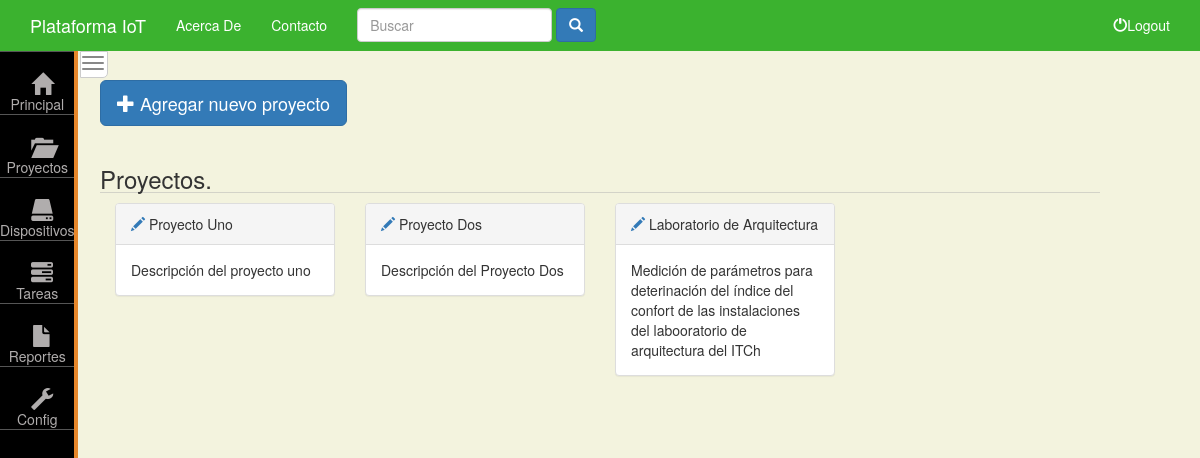
Page /dashboard/proyectos/ (signed in) on the earlier database version.
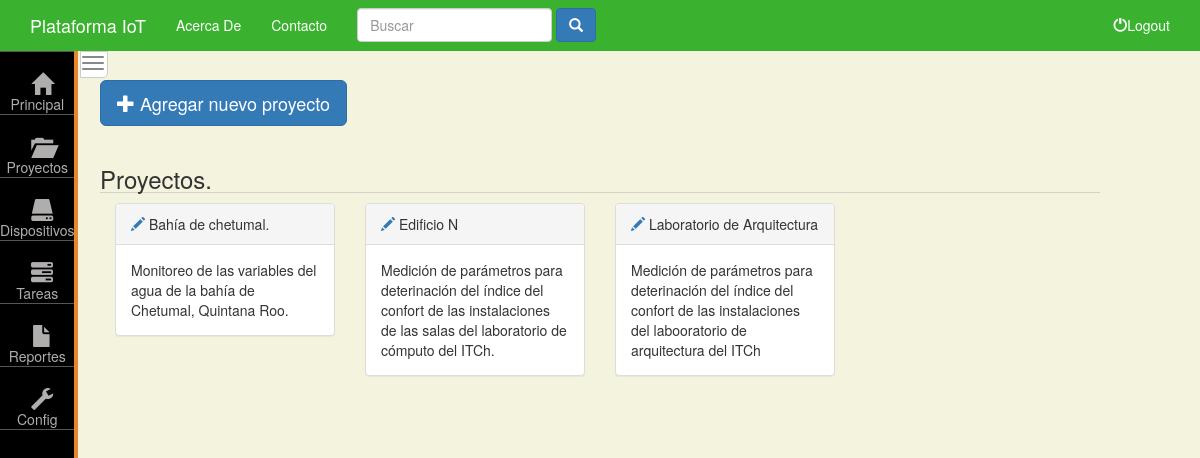
Same page on the later database version.
### dashboard/models.py (models this page shows, shortened)
class Proyecto(models.Model):
    nombre_de_proyecto = models.CharField( max_length = 80)
    descripcion = models.TextField()

### dashboard/views.py (the view)
@login_required(login_url = 'cuentas:login')
def formularioProyecto(request):
    form = formProyecto(request.POST or None)
    if form.is_valid():
        proyecto = form.save()
        form = formProyecto()
    proyectos = Proyecto.objects.all()
    context = {
        'form': form,
        'proyectos': proyectos
    }
    return render(request,'dashboard/proyectos.html',context)

### dashboard/forms.py
class formProyecto(forms.ModelForm):
    class Meta:
        model = Proyecto
        fields = '__all__'
        labels = {
            'nombre_de_proyecto': 'Nombre del Proyecto',
            'descripcion': 'Descripción',
        }

### templates/dashboard/proyectos.html (shortened to what this page needs)
{% extends 'dashboard/base.html' %}
{% load staticfiles %}
{% block dashboard_body %}
        <div class="row">
            <button type="button" class="btn btn-primary btn-lg" data-toggle="modal" data-target="#myModal">
                    <span class="glyphicon glyphicon-plus"></span> Agregar nuevo proyecto
            </button>
        </div>
        <section class="row">
        {% if proyectos %}
            <h3 class="section-title">Proyectos.</h3>
            {% for proyecto in proyectos  %}
            <div class="col-sm-3">
                <div class="panel panel-default">
                    <div class="panel-heading">
                        <a href="{% url 'dashboard:detalle-proyecto' proyecto.id %}" class="" >
                            <span class="glyphicon glyphicon-pencil"></span>
                        </a>
                        {{proyecto.nombre_de_proyecto}}
                    </div>
                    <div class="panel-body">
                            {{proyecto.descripcion | truncatewords:30}}
                    </div>
                </div>
            </div>
            {% endfor %}
        {% else %}
            <h3 class="section-title">No se han registrado proyetos.</h3>
        {% endif %}
        </section>
{% endblock %}

### templates/dashboard/base.html (shortened to what this page needs)
{% extends 'base.html' %}
{% load staticfiles %}
{% block template_components %}
    <link rel="stylesheet" href="{% static '/css/plataforma.css' %}">
{% endblock %}
{% block body %}
    <div class="nav hidden-xs">
        <label class="btn btn-default menu" for="check">
            <span class="icon-bar"></span>
            <span class="icon-bar"></span>
            <span class="icon-bar"></span>
        </label>
        <nav class=" bg-black toolbar">
            <div class="list-group text-center">
                <a href="{% url 'dashboard:index' %}" class=" list-group-item" >
                    <span class="glyphicon glyphicon-home"></span>
                    Principal
                </a>
                <a href="{% url 'dashboard:proyectos'%}" class=" list-group-item">
                    <span class="glyphicon glyphicon-folder-open"></span>
                    Proyectos
                </a>
                <a href="{% url 'dashboard:dispositivos'%}" class=" list-group-item">
                    <span class="glyphicon glyphicon-hdd"></span>
                    Dispositivos
                </a>
                <div href="" class=" list-group-item ">
                    <div class="submenu">
                         <span class="glyphicon glyphicon-tasks"></span>
                        Tareas
                    </div>
                </div>
                <a href="" class="list-group-item">
                    <span class="glyphicon glyphicon-file"></span>
                    Reportes
                </a>
                <a href="" class="list-group-item">
                    <span class="glyphicon glyphicon-wrench"></span>
                    Config
                </a>
            </div>
        </nav>
    </div>
    <br>
    <br>
    <br>
    <div class="container col-sm-10 col-sm-offset-2 col-md-offset-1 ">
        {% block dashboard_body %}
        {% endblock %}
    </div>
{% endblock %}

### templates/base.html (shortened to what this page needs)
{% load staticfiles %}
<!DOCTYPE html>
<html lang="es">
<head>
    <link rel="stylesheet" href="{% static 'css/bootstrap.min.css' %}">
    <link rel="stylesheet" href="{% static 'css/plataforma-main.css' %}">
    <link rel="stylesheet" href="{% static 'css/colores.css' %}">
    {% block template_components %}
    {% endblock %}
</head>
<body>
    <header>
        <nav class=" navbar navbar-default navbar-fixed-top">
            <div class="container">
                <div class="navbar-header">
                    <a href="{% url 'index'%}" class="navbar-brand">Plataforma IoT</a>
                </div>
                <div class="collapse navbar-collapse" id="navbar-1">
                    <ul class="nav navbar-nav">
                        <li class="{% block active_about %}{% endblock %}"><a href="{% url 'about' %}">Acerca De</a></li>
                        <li class="{% block active_contact %}{% endblock %}"><a href="{% url 'contact' %}"></span>Contacto</a></li>
                    </ul>
                     <from class="navbar-form navbar-left">
                        <div class="form-group">
                            <input name='publicacion' type="text" class="form-control" placeholder="Buscar">
                        </div>
                        <button type="submit" class="btn btn-primary">
                            <span class="glyphicon glyphicon-search"></span>
                        </button>
                    </from>
                    <ul class="nav navbar-nav navbar-right">
                        <li><a href="{%url 'cuentas:logout'%}"><span class="glyphicon glyphicon-off"></span>Logout</a></li>
                    </ul>
                </div>
            </div>
        </nav>
    </header>
{% block body %}
{% endblock %}
</body>
</html>

### static/css/plataforma-main.css (style rules this page uses)
body { background-color: #fff; }
body > div.container { position: relative; top:90px; }
.section-title { border-bottom: 0.7px #b4b3b380 solid }
.navbar { border-radius: 0px }
.navbar-default { background-color: #3bb22f; border-color: rgba(64, 178, 47, 0.3); border-top: 0px; }
.navbar-default .navbar-nav > li > a { color: #fff; }
.navbar-default .navbar-brand { color:#fff; }
.navbar-default .navbar-collapse, .navbar-default .navbar-form { border: 0px; }

### static/css/plataforma.css (style rules this page uses)
body { background-color: #f3f3de; }
body > div.container { position: static; top:90px; }
.row { margin-top:20px; }
.bg-black { background-color: #000; }
.menu { width: 28px; height: 2.7rem ; position: fixed; top:51px; left:80px;; padding: 0px; text-align: center; transition: left 0.7s; border-radius: 0 0 0.5rem 0; }
.menu .icon-bar { display: block; width: 22px; height: 2px; border-radius: 1px; background-color: #888; margin: 4px 1px 4px 1px;; }
.toolbar { position: fixed; top:51px; left: 0px; min-height: 100%; width: auto; display: inline-block; transition: left 0.7s; border-right:4px #e7872a solid; }
.toolbar .list-group .glyphicon { font-size: 22px; margin-left: 10px; display: block; }
.toolbar .list-group .list-group-item { padding-top: 20px; padding-bottom: 0px; padding-left: 0px; padding-right: 0px; border-radius: 0px; border-left: 0px; border-right: 0px; border-color: #555; background-color: #000; transition: background-color 0.5s; color:#b0adad; }
.toolbar .list-group .list-group-item .submenu { position: inherit; z-index: 4; }
.col-lg-1, .col-lg-10, .col-lg-11, .col-lg-12, .col-lg-2, .col-lg-3, .col-lg-4, .col-lg-5, .col-lg-6, .col-lg-7, .col-lg-8, .col-lg-9, .col-md-1, .col-md-10, .col-md-11, .col-md-12, .col-md-2, .col-md-3, .col-md-4, .col-md-5, .col-md-6, .col-md-7, .col-md-8, .col-md-9, .col-sm-1, .col-sm-10, .col-sm-11, .col-sm-12, .col-sm-2, .col-sm-3, .col-sm-4, .col-sm-5, .col-sm-6, .col-sm-7, .col-sm-8, .col-sm-9, .col-xs-1, .col-xs-10, .col-xs-11, .col-xs-12, .col-xs-2, .col-xs-3, .col-xs-4, .col-xs-5, .col-xs-6, .col-xs-7, .col-xs-8, .col-xs-9 { position: static; }

Differences in the rows shown:
removed Proyecto: nombre_de_proyecto "Proyecto Uno", descripcion "Descripción del proyecto uno"
removed Proyecto: nombre_de_proyecto "Proyecto Dos", descripcion "Descripción del Proyecto Dos"
added Proyecto: nombre_de_proyecto "Bahía de chetumal.", descripcion "Monitoreo de las variables del agua de la bahía de Chetumal, Quintana Roo."
added Proyecto: nombre_de_proyecto "Edificio N", descripcion "Medición de parámetros para deterinación del índice del confort de las instalaciones de las salas del laboratorio de cómputo del ITCh."
